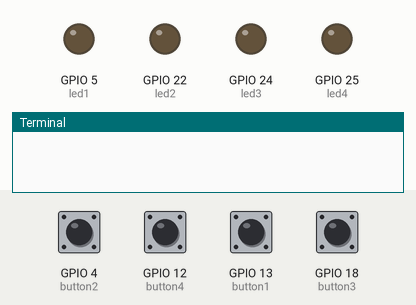
Recording of a program running on a simulated Raspberry Pi (BCM pin numbers). Shown: output pins drawn as LEDs (lit = HIGH), the last lines printed to the terminal. Dashed ring = blinking. The inputs (shaded band) are chosen by the test bench; at power-on: GPIO 4 (button2), GPIO 12 (button4), GPIO 13 (button1), GPIO 18 (button3) HIGH. The clock reads 2024-03-15 10:24:30 at power-on unless the program sets it; random numbers come from a fixed seed; sending an e-mail succeeds after 1 s; sound played through the audio output is not drawn and takes no time. At 12.3 s the program stops and its outputs stay as they are.

Above: at 3.9 s.
4.0 s: GPIO 12 (button4) pulled LOW for 0.15 s
At 5.7 s:
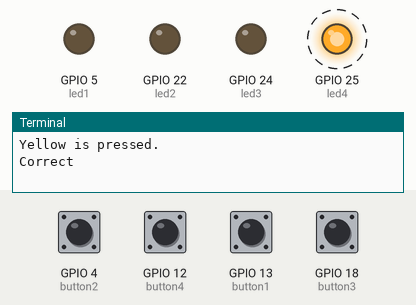
At 6.7 s:
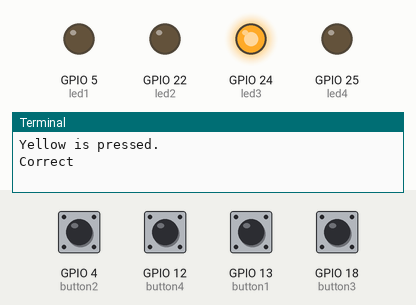
7.1 s: GPIO 4 (button2) pulled LOW for 1 s
At 8.66 s:
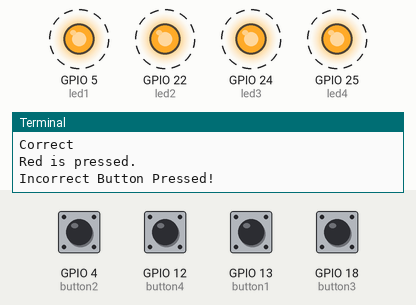
Timing chart, 0 to 12.8 s (numbered marks = the images above; inputs shaded):
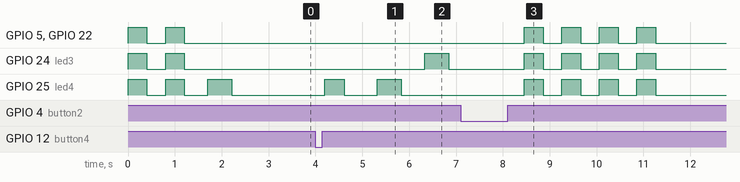

The program:

Final_Project.py
```python
# EECS 113
# Python code for Simon game.

from gpiozero import LED, Button
from time import sleep,clock, time
import random
import smtplib
from email.mime.text import MIMEText
import datetime
import socket
import getpass
import sys
import os


led1 = LED(5) 	#GREEN
led2 = LED(22) 	#RED
led3 = LED(24)	#BLUE
led4 = LED(25)	#YELLOW

button1 = Button(13) 	#GREEN
button2 = Button(4)	#RED
button3 = Button(18)  	#BLUE
button4 = Button(12) 	#YELLOW

sequence = []

# Account Information
RECIPIENT = 'mariod.jesus@yahoo.com' 	# Email to send to. (CAN BE ANYTHING)
SENDER = 'eecsislife@gmail.com' 	# Email to send from. (MUST BE GMAIL)
PASSWORD = 'eecsislife1'

def sendScore(score):
	print("Sending Score")
	tries = 0
	while True:
		if (tries > 10):
			exit()
		try:
			smtpserver = smtplib.SMTP('smtp.gmail.com', 587, timeout=30)
			break
		except Exception as e:
			tries = tries + 1
			time.sleep(1)

	smtpserver.ehlo() 	# Says 'hello' to the server
	smtpserver.starttls() 	# Start TLS encryption
	smtpserver.ehlo()

	smtpserver.login(SENDER, PASSWORD) # Log in to server
	today = datetime.date.today() # Get current time/date

	# Creates the text, subject, 'from', and 'to' of the message.
	msg = MIMEText("Your score: %d\n" % score)
	msg['Subject'] = 'Simon Game Score %s' % today.strftime('%b %d %Y')
	msg['From'] = SENDER
	msg['To'] = RECIPIENT
	# Sends the message
	smtpserver.sendmail(SENDER, [RECIPIENT], msg.as_string())
	# Closes the smtp server.
	smtpserver.quit()


def begin():
	led1.on()
	led2.on()
	led3.on()
	led4.on()

	sleep(0.4)
	switchoff()
	sleep(0.4)

	led1.on()
	led2.on()
	led3.on()
	led4.on()

	sleep(0.4)
	switchoff()

def switchoff():
	led1.off()
	led2.off()
	led3.off()
	led4.off()


def switchon(input):

	if input == "Green":
		led1.on()
		os.system('aplay green.wav')

	if input == "Red":
		led2.on()
		os.system('aplay red.wav')

	if input == "Blue":
		led3.on()
		os.system('aplay blue.wav')

	if input == "Yellow":
		led4.on()
		os.system('aplay yellow.wav')

def getinput():
	while True:
		if button1.is_pressed:
			print("Green is pressed.")
			return ("Green")

		if button2.is_pressed:
			print("Red is pressed.")
			return ("Red")

		if button3.is_pressed:
			print("Blue is pressed.")
			return ("Blue")

		if button4.is_pressed:
			print("Yellow is pressed.")
			return ("Yellow")

def main():
	begin() #test to make sure that all the lights work and the game
		#can begin.
	score = 0
	correct = True
	sleep(0.5)
	while correct:
		sequence.append(random.choice(["Blue","Yellow","Red","Green"]))
		j=0
		for i in range (score + 1):
			switchon(sequence[i])
			sleep(0.5)
			switchoff()
			sleep(0.5)

		while(j < ( score + 1 ) ):
			button_pressed = getinput()
			sleep(0.2)
			if button_pressed == sequence[j] :
				print("Correct")
				switchon(button_pressed)
				sleep(0.4)
				switchoff()
				sleep(0.2)
				j = j + 1
			else :
				print("Incorrect Button Pressed!")
				sleep(0.4)
				correct = False
				break
		sleep(0.5)
		score = score + 1

	# After the player has lost, send email with score
	os.system('aplay lose.wav')
	begin()
	sleep(0.4)
	begin()
	print"Your score: %d" % (score -1)
	sendScore(score-1)

if __name__ == "__main__":
	main()
```

Measured:
- after the input at 4.0 s, GPIO 24 (led3): LOW → HIGH after 2.3 s, → LOW 0.52 s later; GPIO 25 (led4): alternates HIGH for 0.47 s and LOW for 0.70 s, starting after 0.20 s
- after the input at 7.1 s, GPIO 5 (led1), GPIO 22 (led2), GPIO 24 (led3), GPIO 25 (led4): alternates HIGH for 0.40 s and LOW for 0.40 s, 8 changes in all, then stays LOW, starting after 1.4 s
